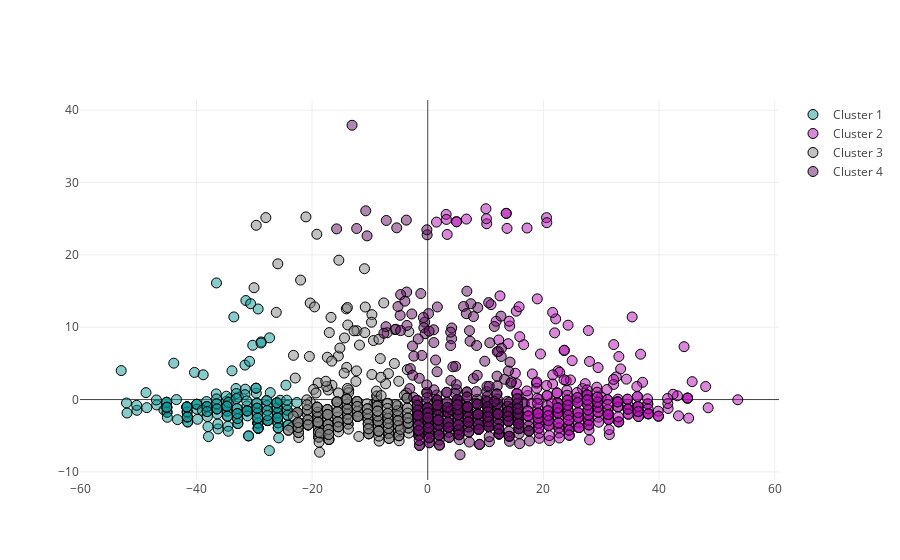

The cell this chart's notebook holds for it:
### Code cell
data = [trace0, trace1, trace2, trace3]
iplot(data)

### Figure 1 — Plotly figure (JSON) as saved in the notebook; plotly's stock layout.template omitted (floating-point values rounded to 4 significant figures; data arrays with more than 128 entries replaced by an {"elided": "..."} marker saying what was removed)
{"data": [{"marker": {"color": "rgba(15, 152, 152, 0.5)", "line": {"color": "rgb(0,0,0)", "width": 1}, "size": 10}, "mode": "markers", "name": "Cluster 1", "type": "scatter", "x": {"elided": "177 float values"}, "y": {"elided": "177 float values"}}, {"marker": {"color": "rgba(180, 18, 180, 0.5)", "line": {"color": "rgb(0,0,0)", "width": 1}, "size": 10}, "mode": "markers", "name": "Cluster 2", "type": "scatter", "x": {"elided": "294 float values"}, "y": {"elided": "294 float values"}}, {"marker": {"color": "rgba(132, 132, 132, 0.5)", "line": {"color": "rgb(0,0,0)", "width": 1}, "size": 10}, "mode": "markers", "name": "Cluster 3", "type": "scatter", "x": {"elided": "313 float values"}, "y": {"elided": "313 float values"}}, {"marker": {"color": "rgba(100, 15, 100, 0.5)", "line": {"color": "rgb(0,0,0)", "width": 1}, "size": 10}, "mode": "markers", "name": "Cluster 4", "type": "scatter", "x": {"elided": "432 float values"}, "y": {"elided": "432 float values"}}], "layout": {}}
